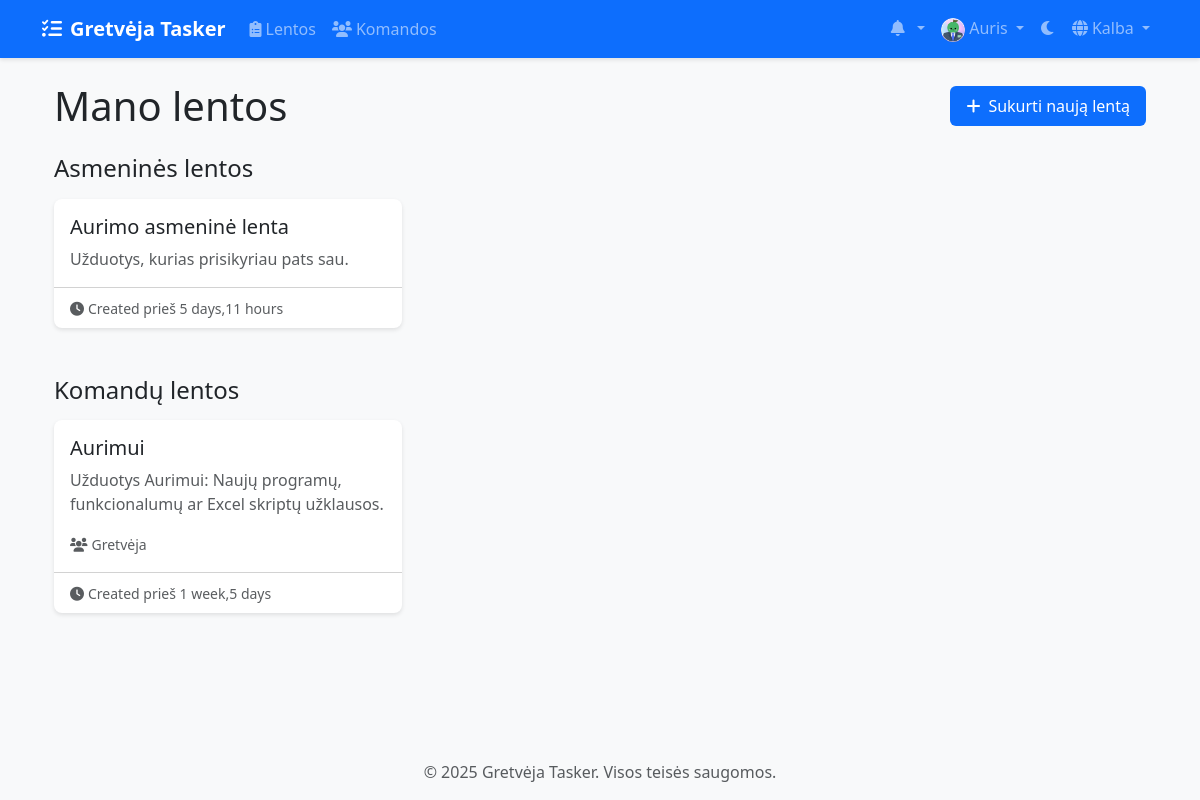
Page /lt/boards/ (signed in) on the committed database.
### accounts/models.py (models this page shows, shortened)
class CustomUser(AbstractUser):
    email = models.EmailField(_('email address'), unique=True)
    avatar = models.ImageField(upload_to='avatars/', null=True, blank=True)
    bio = models.TextField(max_length=500, blank=True)
    theme_preference = models.CharField(
        max_length=10,
        choices=[('light', 'Light'), ('dark', 'Dark')],
        default='light'
    )
    notification_preferences = models.JSONField(
        default=dict,
        help_text=_('User notification preferences')
    )
    class Meta:
        verbose_name = _('user')
        verbose_name_plural = _('users')

### boards/models.py (models this page shows, shortened)
class Board(models.Model):
    title = models.CharField(max_length=200)
    description = models.TextField(blank=True)
    created_at = models.DateTimeField(auto_now_add=True)
    updated_at = models.DateTimeField(auto_now=True)
    owner = models.ForeignKey(
        settings.AUTH_USER_MODEL,
        on_delete=models.CASCADE,
        related_name='owned_boards'
    )
    team = models.ForeignKey(
        Team,
        on_delete=models.CASCADE,
        related_name='boards',
        null=True,
        blank=True
    )

### teams/models.py (models this page shows, shortened)
class Team(models.Model):
    name = models.CharField(max_length=100)
    description = models.TextField(blank=True)
    created_at = models.DateTimeField(auto_now_add=True)
    updated_at = models.DateTimeField(auto_now=True)
    owner = models.ForeignKey(
        settings.AUTH_USER_MODEL,
        on_delete=models.CASCADE,
        related_name='owned_teams'
    )
    members = models.ManyToManyField(
        settings.AUTH_USER_MODEL,
        through='TeamMembership',
        related_name='teams'
    )

### boards/views/board_views.py (the view)
# urls.py: path('', views.board_list, name='board_list'),
@login_required
def board_list(request):
    personal_boards, team_boards = BoardService.get_user_boards(request.user)
    return render(request, 'boards/board_list.html', {
        'personal_boards': personal_boards,
        'team_boards': team_boards
    })

### boards/services/board_service.py (called while the page is built)
    @staticmethod
    def get_user_boards(user):
        personal_boards = Board.objects.filter(owner=user, team__isnull=True)
        team_boards = Board.objects.filter(team__members=user)
        return personal_boards, team_boards

### templates/boards/board_list.html (shortened to what this page needs)
{% extends 'base.html' %}
{% load static %}
{% load i18n %}
{% block content %}
<div class="container">
    <div class="d-flex justify-content-between align-items-center mb-4">
        <h1 class="mb-0">{% trans "My Boards" %}</h1>
        <a href="{% url 'boards:board_create' %}" class="btn btn-primary">
            <i class="fas fa-plus me-2"></i>{% trans "Create New Board" %}
        </a>
    </div>
    <div class="mb-5">
        <h2 class="h4 mb-3">{% trans "Personal Boards" %}</h2>
        {% if personal_boards %}
            <div class="row row-cols-1 row-cols-md-2 row-cols-lg-3 g-4">
                {% for board in personal_boards %}
                    <div class="col">
                        <div class="card h-100 board-card">
                            <div class="card-body">
                                <h5 class="card-title">
                                    <a href="{% url 'boards:board_detail' board_id=board.id %}" class="text-decoration-none text-dark">
                                        {{ board.title }}
                                    </a>
                                </h5>
                                <p class="card-text text-muted">{{ board.description|truncatechars:100 }}</p>
                            </div>
                            <div class="card-footer bg-transparent">
                                <small class="text-muted">
                                    <i class="fas fa-clock me-1"></i>{% trans "Created" %} {% trans "ago" %} {{ board.created_at|timesince }}
                                </small>
                            </div>
                        </div>
                    </div>
                {% endfor %}
            </div>
        {% else %}
            <div class="alert alert-info">
                <i class="fas fa-info-circle me-2"></i>{% trans "You don't have any personal boards yet." %}
            </div>
        {% endif %}
    </div>
    <div>
        <h2 class="h4 mb-3">{% trans "Team Boards" %}</h2>
        {% if team_boards %}
            <div class="row row-cols-1 row-cols-md-2 row-cols-lg-3 g-4">
                {% for board in team_boards %}
                    <div class="col">
                        <div class="card h-100 board-card">
                            <div class="card-body">
                                <h5 class="card-title">
                                    <a href="{% url 'boards:board_detail' board_id=board.id %}" class="text-decoration-none text-dark">
                                        {{ board.title }}
                                    </a>
                                </h5>
                                <p class="card-text text-muted">{{ board.description|truncatechars:100 }}</p>
                                <p class="card-text">
                                    <small class="text-muted">
                                        <i class="fas fa-users me-1"></i>{{ board.team.name }}
                                    </small>
                                </p>
                            </div>
                            <div class="card-footer bg-transparent">
                                <small class="text-muted">
                                    <i class="fas fa-clock me-1"></i>{% trans "Created" %} {% trans "ago" %} {{ board.created_at|timesince }}
                                </small>
                            </div>
                        </div>
                    </div>
                {% endfor %}
            </div>
        {% else %}
            <div class="alert alert-info">
                <i class="fas fa-info-circle me-2"></i>{% trans "You don't have any team boards yet." %}
            </div>
        {% endif %}
    </div>
</div>
{% endblock %}

### templates/base.html (shortened to what this page needs)
{% load static %}
{% load compress %}
{% load i18n %}
<!DOCTYPE html>
<html lang="{{ LANGUAGE_CODE }}" data-bs-theme="light">
<head>
    <link href="https://cdn.jsdelivr.net/npm/bootstrap@5.3.2/dist/css/bootstrap.min.css" rel="stylesheet">
    <link href="https://cdnjs.cloudflare.com/ajax/libs/font-awesome/6.0.0/css/all.min.css" rel="stylesheet">
    <link href="https://cdn.jsdelivr.net/npm/select2@4.1.0-rc.0/dist/css/select2.min.css" rel="stylesheet">
    <link href="https://cdn.jsdelivr.net/npm/select2-bootstrap-5-theme@1.3.0/dist/select2-bootstrap-5-theme.min.css" rel="stylesheet">
    {% compress css %}
    <link href="{% static 'css/style.css' %}" rel="stylesheet">
    {% endcompress %}
</head>
<body>
    <nav class="navbar navbar-expand-lg navbar-dark bg-primary">
        <div class="container">
            <a class="navbar-brand" href="{% url 'home' %}">
                <i class="fas fa-tasks me-2"></i>{% trans "Gretvėja Tasker" %}
            </a>
            <div class="collapse navbar-collapse" id="navbarNav">
                <ul class="navbar-nav me-auto">
                    {% if user.is_authenticated %}
                        <li class="nav-item">
                            <a class="nav-link" href="{% url 'boards:board_list' %}">
                                <i class="fas fa-clipboard-list me-1"></i>{% trans "Boards" %}
                            </a>
                        </li>
                        <li class="nav-item">
                            <a class="nav-link" href="{% url 'teams:team_list' %}">
                                <i class="fas fa-users me-1"></i>{% trans "Teams" %}
                            </a>
                        </li>
                    {% endif %}
                </ul>
                <ul class="navbar-nav">
                    {% if user.is_authenticated %}
                        <li class="nav-item dropdown">
                            <a class="nav-link dropdown-toggle" href="#" id="notificationsDropdown" role="button" data-bs-toggle="dropdown">
                                <i class="fas fa-bell me-1"></i>
                            </a>
                        </li>
                        <li class="nav-item dropdown">
                            <a class="nav-link dropdown-toggle" href="#" id="userDropdown" role="button" data-bs-toggle="dropdown">
                                {% if user.avatar %}
                                    <img src="{{ user.avatar.url }}" alt="{% trans 'Avatar' %}" class="rounded-circle" width="24" height="24">
                                {% else %}
                                    <i class="fas fa-user-circle"></i>
                                {% endif %}
                                {{ user.username }}
                            </a>
                        </li>
                    {% endif %}
                    <li class="nav-item">
                        <button class="btn nav-link" id="theme-toggle">
                            <i class="fas fa-moon"></i>
                        </button>
                    </li>
                    <li class="nav-item dropdown">
                        <a class="nav-link dropdown-toggle" href="#" id="languageDropdown" role="button" data-bs-toggle="dropdown">
                            <i class="fas fa-globe me-1"></i>{% trans "Language" %}
                        </a>
                                {% get_current_language as CURRENT_LANGUAGE %}
                                {% get_available_languages as LANGUAGES %}
                    </li>
                </ul>
            </div>
        </div>
    </nav>
    <main class="container my-4">
        {% block content %}{% endblock %}
    </main>
    <footer class="footer mt-auto py-3 bg-light">
        <div class="container text-center">
            <span class="text-muted">© {% now "Y" %} Gretvėja Tasker. {% trans "All rights reserved." %}</span>
        </div>
    </footer>
</body>
</html>

### staticfiles/css/style.css (style rules this page uses)
:root { --primary-color: #0d6efd; --secondary-color: #6c757d; --success-color: #198754; --info-color: #0dcaf0; --warning-color: #ffc107; --danger-color: #dc3545; --light-color: #f8f9fa; --dark-color: #212529; --todo-color: #ff6b6b; --doing-color: #ffd93d; --done-color: #6bcb77; --rejected-color: #4d96ff; }
body { min-height: 100vh; display: flex; flex-direction: column; background-color: var(--bs-gray-100); }
main { flex: 1; }
.navbar { box-shadow: 0 2px 4px rgba(0,0,0,0.1); }
.navbar-brand { font-weight: bold; }
.card { border-radius: 0.5rem; box-shadow: 0 0.125rem 0.25rem rgba(0,0,0,0.075); transition: transform 0.2s ease-in-out; border: none; }
.btn { border-radius: 0.375rem; padding: 0.5rem 1rem; font-weight: 500; transition: all 0.2s ease; }
.btn-primary { background: var(--primary-color); border: none; }

### templates/boards/board_list.html (style rules this page uses)
.board-card { transition: transform 0.2s ease-in-out; border: none; box-shadow: 0 2px 4px rgba(0,0,0,0.1); }

### rows in the picture
CustomUser: avatar (picture), username "Auris"
Board: title "Aurimo asmeninė lenta", description "Užduotys, kurias prisikyriau pats sau.", created_at "5 days,11 hours"
Board: title "Aurimui", description "Užduotys Aurimui: Naujų programų, funkcionalumų ar Excel skriptų užklausos.", team.name "Gretvėja", created_at "1 week,5 days"
